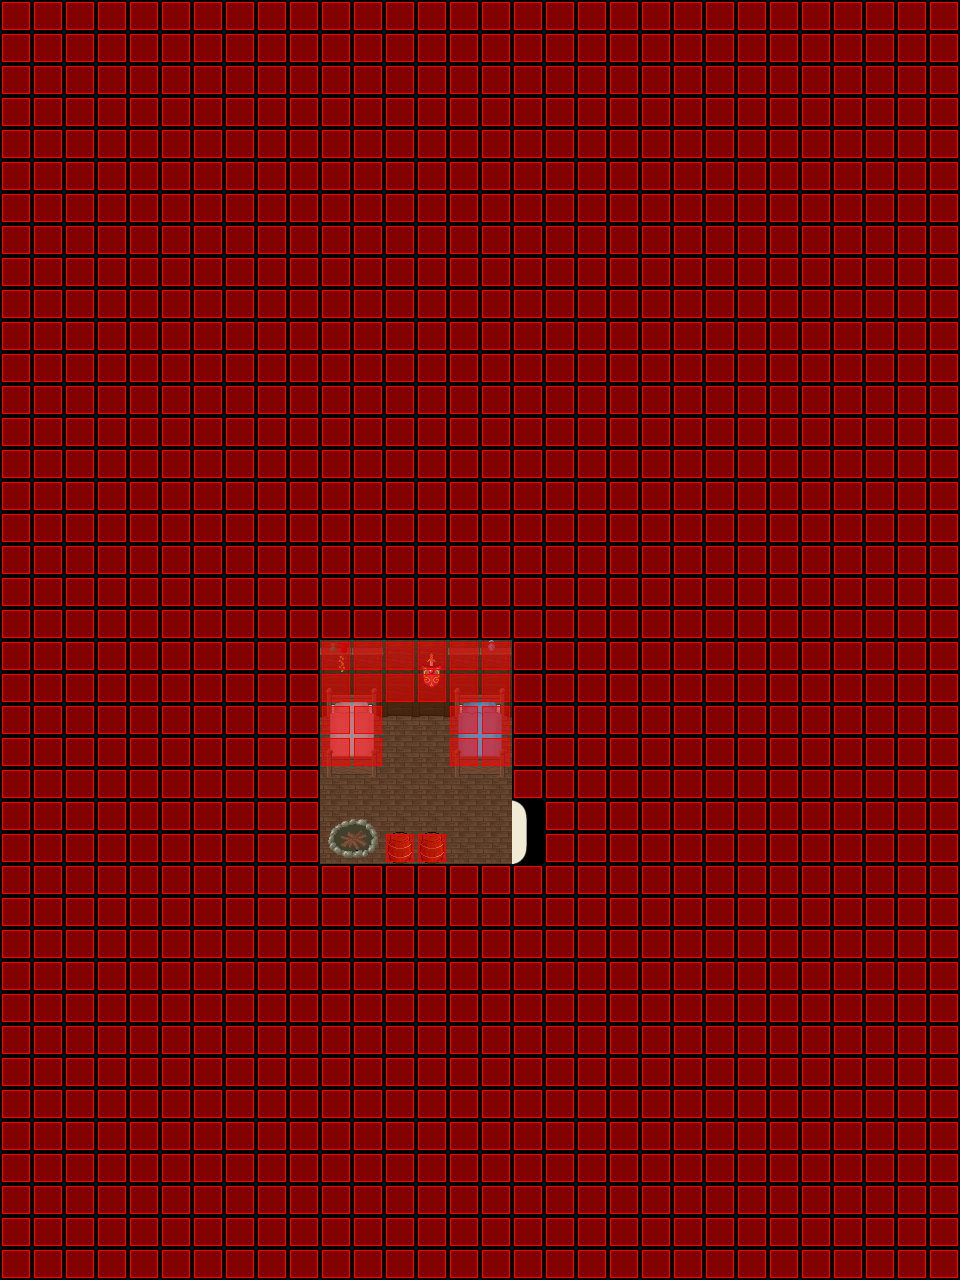

A level layout from a 2D game, rendered from its tile map. Below: a short description, then the map file with tile-grid data replaced by summaries:
An orthogonal 30x40 tile map with 32x32 px tiles, 7 tile layers (Ground, Ground, Ground, Ground, ...), 5 tilesets and 2 objects (WARP, SCRIPT).

<map version="1.0" orientation="orthogonal" width="30" height="40" tilewidth="32" tileheight="32">
 <properties>
  <property name="music" value="inside2.ogg" />
 </properties>
 <tileset firstgid="1" name="collision1_32_32" tilewidth="32" tileheight="32">
  <image source="../graphics/tiles/collision1_32_32.png" width="1024" height="1024" />
 </tileset>
 <tileset firstgid="1025" name="indoor3_32_32" tilewidth="32" tileheight="32">
  <image source="../graphics/tiles/indoor3_32_32.png" width="1024" height="1024" />
 </tileset>
 <tileset firstgid="2049" name="indoor2_32_32" tilewidth="32" tileheight="32">
  <image source="../graphics/tiles/indoor2_32_32.png" width="1024" height="1024" />
 </tileset>
 <tileset firstgid="3073" name="indoor2_32_64" tilewidth="32" tileheight="64">
  <image source="../graphics/tiles/indoor2_32_64.png" width="1024" height="1024" />
 </tileset>
 <tileset firstgid="3585" name="indoor2_32_96" tilewidth="32" tileheight="96">
  <image source="../graphics/tiles/indoor2_32_96.png" width="1024" height="960" />
 </tileset>
 <layer name="Ground" width="30" height="40">
  <data>[1200 cells, 1200 non-empty, 6 distinct tile ids]</data>
 </layer>
 <layer name="Ground" width="30" height="40">
  <data>[1200 cells, 20 non-empty, 5 distinct tile ids]</data>
 </layer>
 <layer name="Ground" width="30" height="40">
  <data>[1200 cells, 16 non-empty, 16 distinct tile ids]</data>
 </layer>
 <layer name="Ground" width="30" height="40">
  <data>[1200 cells, 8 non-empty, 6 distinct tile ids]</data>
 </layer>
 <layer name="Fringe" width="30" height="40">
  <data>[1200 cells, 0 non-empty, 0 distinct tile ids]</data>
 </layer>
 <layer name="Over" width="30" height="40">
  <data>[1200 cells, 0 non-empty, 0 distinct tile ids]</data>
 </layer>
 <layer name="Collision" width="30" height="40">
  <data>[1200 cells, 1178 non-empty, 1 distinct tile ids]</data>
 </layer>
 <objectgroup name="Object" width="30" height="40">
  <object name="Warp to iw-monument-of-bugfixer-house05-o00-o00-o00" type="WARP" x="512" y="800" width="32" height="64">
   <properties>
    <property name="DEST_MAP" value="iw-monument-of-bugfixer-house05-o00-o00-o00" />
    <property name="DEST_X" value="688" />
    <property name="DEST_Y" value="832" />
   </properties>
  </object>
  <object name="External Map Events" type="SCRIPT" x="18" y="10" width="42" height="36">
   <properties>
    <property name="FILENAME" value="scripts/maps/iw-monument-of-bugfixer-house05-o00-o00-n01.lua" />
   </properties>
  </object>
 </objectgroup>
</map>
